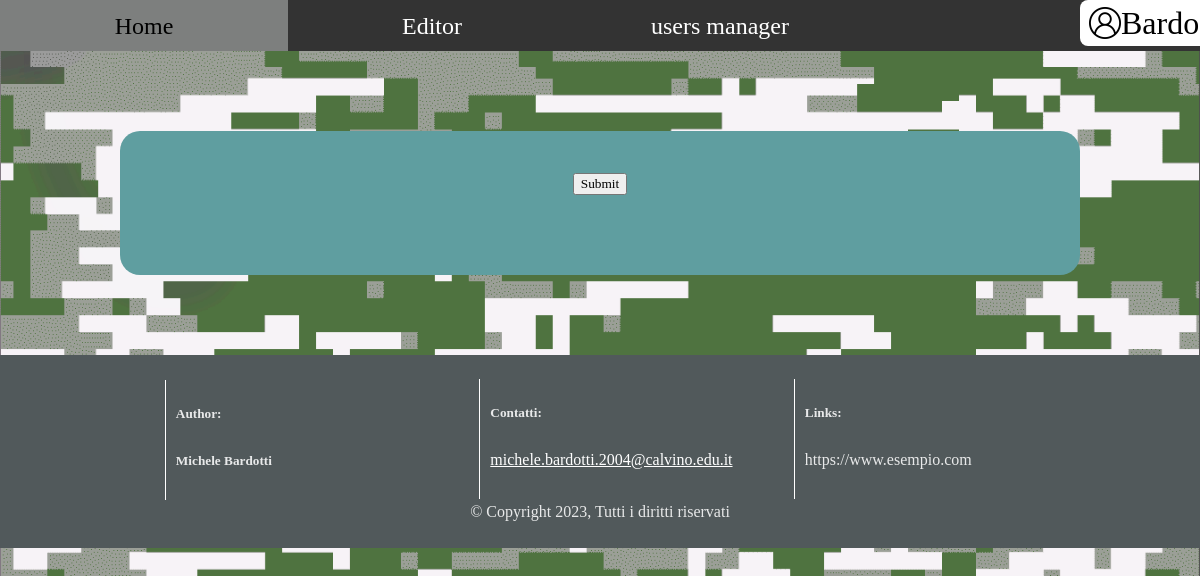
/manager.php (signed in), run on an earlier commit of the app's database.
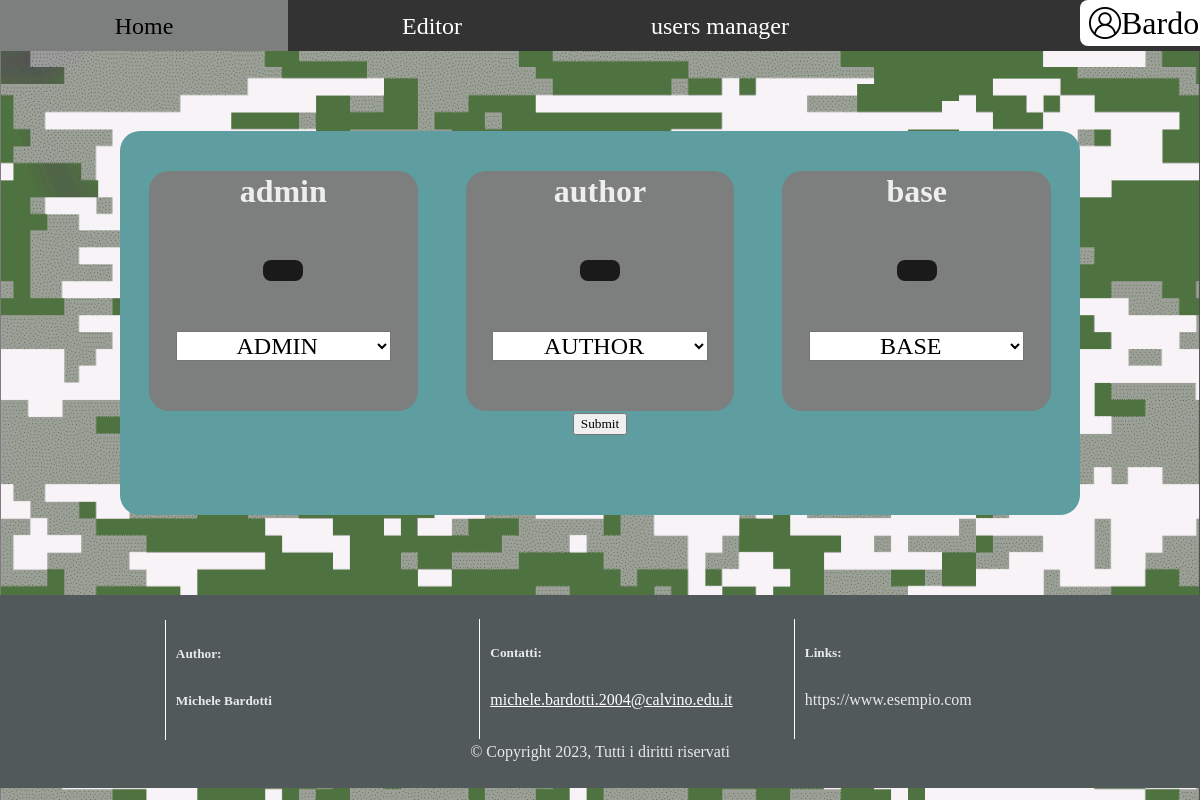
And on a later commit of the database.
### tables this page shows
CREATE TABLE utenti (
  username varchar(50) NOT NULL,
  email varchar(50) DEFAULT NULL,
  password varchar(255) DEFAULT NULL,
  ruolo varchar(255) DEFAULT "BASE"
);

### manager.php (the view, shortened to what the changed rows need)
<?php
$pdo = new PDO("mysql:host=localhost; dbname=blog", "root", "");
?>
<!DOCTYPE html>
<html lang="it">
<head>
    <link rel="stylesheet" href="./css/common.css">
    <link rel="stylesheet" href="./css/manager.css">
</head>
<body>
    <div id="root">
        <div>
                    <?php
                    if(!empty($_SESSION['user'])){
                        $text = "SELECT ruolo FROM utenti WHERE username = ?";
                        $query= $pdo->prepare($text);
                        $query->execute([$_SESSION['user']]);
                        $row = $query->fetch();
                    }
                    ?>
                <li><?php
                    if(!empty($_SESSION['user'])){
                        $text = "SELECT ruolo FROM utenti WHERE username = ?";
                        $query= $pdo->prepare($text);
                        $query->execute([$_SESSION['user']]);
                        $row = $query->fetch();
                    }
                    ?>
            <div class="App">
            <div id='bodyManager'>
                <div id="container">
                    <?php
                    try{
                        $text = "SELECT username, ruolo FROM utenti WHERE username NOT LIKE ? ORDER BY username";
                        $query= $pdo->prepare($text);
                        $query->execute([$_SESSION['user']]);
                        $row = $query->fetchAll();
                    }
                        catch (PDOException $e){
                        echo "Nessun utente modificabile: solo tu sei registrato quì".$e;
                        exit();
                    }
                    if ($row != null) {
                        for($i=0;$i<sizeof($row);$i++){
                            echo "<div class='top' id='1'>
                            <h3 id='titleArtSec'>".$row[$i]['username']."</h3>
                            <input type='hidden' name='username".$i."' value='".$row[$i]['username']."' form='roleform'></input>
                            <div class='passBtn'><button id='".$row[$i]['username']."' onclick='passChange(this)'></button></div>
                            <select id='choose' name='rolelist".$i."' form='roleform'>";
                            switch ($row[$i]['ruolo']) {
                                case 'BASE':
                                    echo "<option selected='selected' value='BASE'>BASE</option>
                                    <option value='AUTHOR'>AUTHOR</option>
                                    <option value='ADMIN'>ADMIN</option>";
                                    break;
                                case 'AUTHOR':
                                    echo "<option value='BASE'>BASE</option>
                                    <option selected='selected' value='AUTHOR'>AUTHOR</option>
                                    <option value='ADMIN'>ADMIN</option>";
                                    break;
                                case 'ADMIN':
                                    echo "<option value='BASE'>BASE</option>
                                    <option value='AUTHOR'>AUTHOR</option>
                                    <option selected='selected' value='ADMIN'>ADMIN</option>";
                                    break;
                            }
                            echo "</select>
                            </div>";
                        }
                    }
                    ?>
                </div>
            </div>
        </div>
    </div>
</body>
</html>

What changed in the data, as far as the page shows it:
added utenti: username "admin", ruolo "ADMIN"
added utenti: username "author", ruolo "AUTHOR"
added utenti: username "base", ruolo "BASE"
